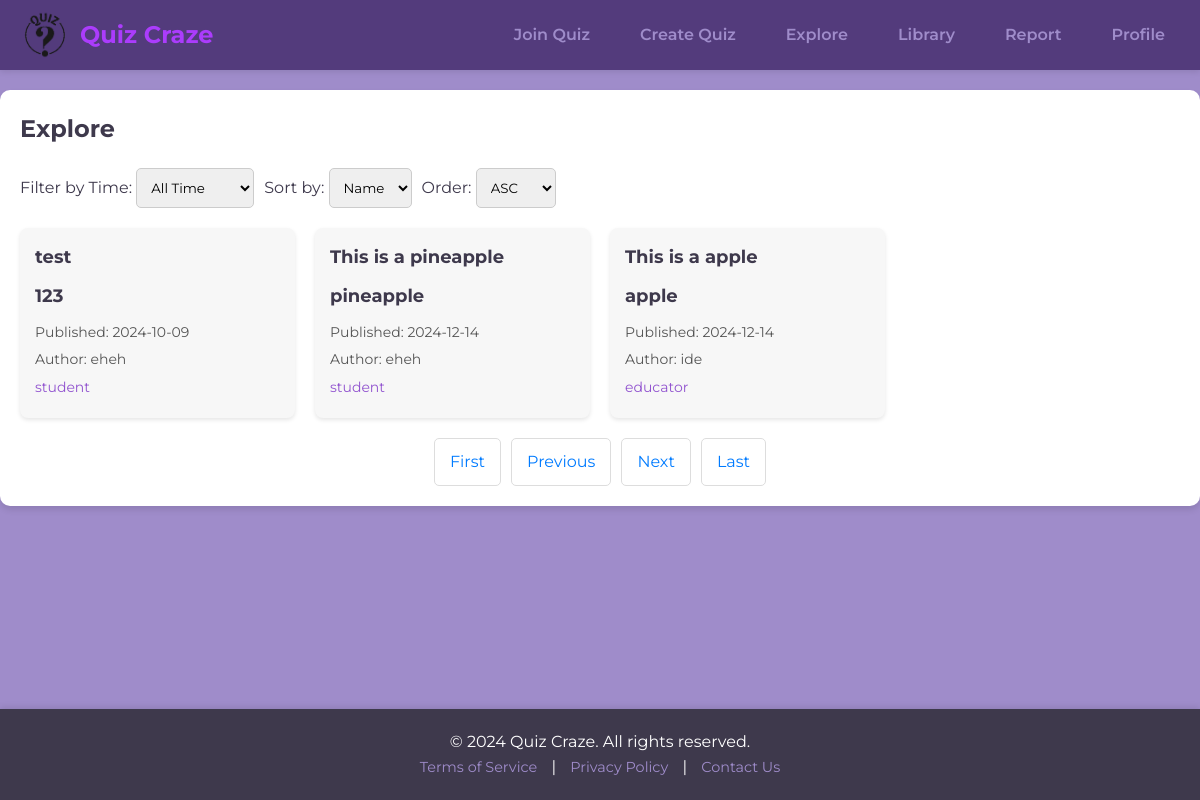
The page /explore/explore.php on the database its author committed.
### tables this page shows
CREATE TABLE IF NOT EXISTS `quiz` (
  `quizId` int NOT NULL AUTO_INCREMENT,
  `title` varchar(255) NOT NULL,
  `description` varchar(1000) NOT NULL,
  `userId` int NOT NULL,
  `created_at` date NOT NULL,
  PRIMARY KEY (`quizId`),
  KEY `userId` (`userId`)
);

CREATE TABLE IF NOT EXISTS `user` (
  `userId` int NOT NULL AUTO_INCREMENT,
  `username` varchar(50) NOT NULL,
  `email` varchar(255) NOT NULL,
  `password` varchar(255) NOT NULL,
  `role` varchar(50) NOT NULL,
  PRIMARY KEY (`userId`)
);

### explore/explore.php (the view, shortened to what this page needs)
<?php
include "db.php";
$sort = isset($_GET['sort']) ? $_GET['sort'] : 'id';
$order = isset($_GET['order']) && strtolower($_GET['order']) === 'desc' ? 'DESC' : 'ASC';
$page = isset($_GET['page']) ? (int)$_GET['page'] : 1;
$limit = isset($_GET['limit']) ? (int)$_GET['limit'] : 10;
$allowed_sort_columns = ['userId', 'title', 'created_at'];
if (!in_array($sort, $allowed_sort_columns)) {
    $sort = 'quizId';
}
$limit = $limit > 0 ? $limit : 10;
$offset = ($page - 1) * $limit;
$time_filter = '';
$sql = "SELECT quiz.*, user.role AS role, user.username AS author
        FROM quiz
        INNER JOIN user ON user.userId = quiz.userId
        WHERE 1=1 $time_filter
        ORDER BY $sort $order
        LIMIT $limit OFFSET $offset";
$result = $conn->query($sql);
$data = [];
if ($result && $result->num_rows > 0) {
    while ($row = $result->fetch_assoc()) {
        $data[] = $row;
    }
}
$total_sql = "SELECT COUNT(*) as total
              FROM quiz
              INNER JOIN user ON user.userId = quiz.userId
              WHERE 1=1 $time_filter";
$total_result = $conn->query($total_sql);
$total_rows = $total_result->fetch_assoc()['total'];
$total_pages = ceil($total_rows / $limit);
?>
<!DOCTYPE html>
<html>
<head>
    <link rel="stylesheet" href="styling.css">
</head>
<body>
<header>
    <div class="header-container">
        <div class="logo-container">
            <img src="../rwdd_logo.png" alt="logo" id="logo">
            <span class="site-name">Quiz Craze</span>
        </div>
        <nav class="nav-links" id="nav-links">
            <a href="../createQuiz/join.php">Join Quiz</a>
            <a href="../createQuiz/create.php">Create Quiz</a>
            <a href="../explore/explore.php">Explore</a>
            <a href="../library/LibraryPublished.php">Library</a>
            <a href="../report/reportMainPage.php">Report</a>
            <a href="../profile/profile.php">Profile</a>
        </nav>
    </div>
</header>
    <div class="container">
        <h1>Explore</h1>
        <div class="filters">
            <div class="filter-group">
                <label for="time">Filter by Time:</label>
                <select id="time" name="time" onchange="updateURLParam('time', this.value)">
                    <option value="all" <?php echo (!isset($_GET['time']) || $_GET['time'] === 'all') ? 'selected' : ''; ?>>All Time</option>
                </select>
            </div>
            <div class="filter-group">
                <label for="sort">Sort by:</label>
                <select id="sort" name="sort" onchange="updateURLParam('sort', this.value)">
                    <option value="title" <?php echo $sort === 'title' ? 'selected' : ''; ?>>Name</option>
                </select>
            </div>
            <div class="filter-group">
                <label for="order">Order:</label>
                <select id="order" name="order" onchange="updateURLParam('order', this.value)">
                    <option value="asc" <?php echo $order === 'ASC' ? 'selected' : ''; ?>>ASC</option>
                </select>
            </div>
        </div>
        <div class="grid">
            <?php foreach ($data as $row): ?>
                <div class="card">
                    <a href="quiz_details.php?quizID=<?php echo htmlspecialchars($row['quizId']); ?>" style="text-decoration: none; color: inherit; display: block;">
                        <h2><?php echo htmlspecialchars($row['title']); ?></h2>
                        <h2><?php echo htmlspecialchars($row['description']); ?></h2>
                        <p>Published: <?php echo htmlspecialchars($row['created_at']); ?></p>
                        <p>Author: <?php echo htmlspecialchars($row['author']); ?></p>
                        <p style="color: RGB(145, 83, 207)"><?php echo htmlspecialchars($row['role']); ?></p>
                    </a>
                </div>
            <?php endforeach; ?>
        </div>
        <div class="pagination">
            <a href="?page=1&sort=<?php echo $sort; ?>&order=<?php echo $order; ?>&limit=<?php echo $limit; ?>">First</a>
            <a href="?page=<?php echo max(1, $page - 1); ?>&sort=<?php echo $sort; ?>&order=<?php echo $order; ?>&limit=<?php echo $limit; ?>">Previous</a>
            <a href="?page=<?php echo min($total_pages, $page + 1); ?>&sort=<?php echo $sort; ?>&order=<?php echo $order; ?>&limit=<?php echo $limit; ?>">Next</a>
            <a href="?page=<?php echo $total_pages; ?>&sort=<?php echo $sort; ?>&order=<?php echo $order; ?>&limit=<?php echo $limit; ?>">Last</a>
        </div>
    </div>
<footer>
<div class="footer-container">
    <p>&copy; 2024 Quiz Craze. All rights reserved.</p>
    <div class="footer-links">
        <a href="../terms/terms.php">Terms of Service</a> |
        <a href="../privacy/privacy.php">Privacy Policy</a> |
        <a href="../contact/contact.php">Contact Us</a>
    </div>
</div>
</footer>
</body>
</html>

### explore/styling.css (style rules this page uses)
* { margin: 0; padding: 0; box-sizing: border-box; font-family: "Montserrat", sans-serif; }
:root { --primary-light: #AB3CFC; --primary-medium: #7E6DF3; --primary-dark: #533B7C; --accent-light: #7C589A; --accent-medium: #9F8CCA; --neutral-dark: #3E394C; }
body { background-color: var(--accent-medium); color: var(--neutral-dark); line-height: 1.6; }
header { background-color: var(--primary-dark); color: #fff; box-shadow: 0 2px 6px rgba(0, 0, 0, 0.1); position: sticky; top: 0; z-index: 1000; }
.header-container { max-width: 1200px; margin: 0 auto; display: flex; justify-content: space-between; align-items: center; padding: 10px 20px; }
.logo-container { display: flex; align-items: center; gap: 10px; }
.logo-container #logo { width: 50px; height: 50px; }
.logo-container .site-name { font-size: 1.5rem; font-weight: bold; color: var(--primary-light); }
.nav-links { display: flex; gap: 20px; }
.nav-links a { color: var(--accent-medium); text-decoration: none; font-size: 1rem; font-weight: 600; padding: 8px 15px; transition: color 0.3s ease, background-color 0.3s ease; border-radius: 5px; }
footer { background-color: var(--neutral-dark); color: #fff; padding: 20px; text-align: center; position: fixed; bottom: 0; width: 100%; box-shadow: 0 -2px 6px rgba(0, 0, 0, 0.1); }
.footer-container { display: flex; flex-direction: column; align-items: center; }
.footer-links a { color: var(--accent-medium); text-decoration: none; margin: 0 10px; font-size: 0.9rem; transition: color 0.3s ease; }
.pagination { display: flex; justify-content: center; margin-top: 20px; }
.pagination a { padding: 8px 16px; margin: 0 5px; border: 1px solid var(--primary-light); color: var(--primary-light); text-decoration: none; border-radius: 5px; transition: background-color 0.3s ease; }

### explore/explore.php (style rules this page uses)
.container { max-width: 1200px; margin: 20px auto; padding: 20px; background: #ffffff; border-radius: 10px; box-shadow: 0 4px 6px rgba(0, 0, 0, 0.1); }
h1 { text-align: left; font-size: 24px; margin-bottom: 20px; }
.filters { display: flex; justify-content: flex-start; gap: 10px; margin-bottom: 20px; }
.filters select { padding: 10px; border-radius: 5px; border: 1px solid #ccc; }
.grid { display: grid; grid-template-columns: repeat(auto-fill, minmax(250px, 1fr)); gap: 20px; }
.card { background: #f7f7f7; padding: 15px; border-radius: 8px; text-align: left; box-shadow: 0 2px 4px rgba(0, 0, 0, 0.1); }
.card h2 { font-size: 18px; margin-bottom: 10px; }
.card p { font-size: 14px; margin: 5px 0; color: #555; }
.pagination { margin-top: 20px; text-align: center; }
.pagination a { display: inline-block; padding: 10px 15px; margin: 0 5px; text-decoration: none; color: #007bff; border: 1px solid #ddd; border-radius: 5px; }

### rows shown on the page
quiz: title "test", description "123", created_at "2024-10-09", userId.username "eheh", userId.role "student"
quiz: title "This is a pineapple", description "pineapple", created_at "2024-12-14", userId.username "eheh", userId.role "student"
quiz: title "This is a apple", description "apple", created_at "2024-12-14", userId.username "ide", userId.role "educator"
